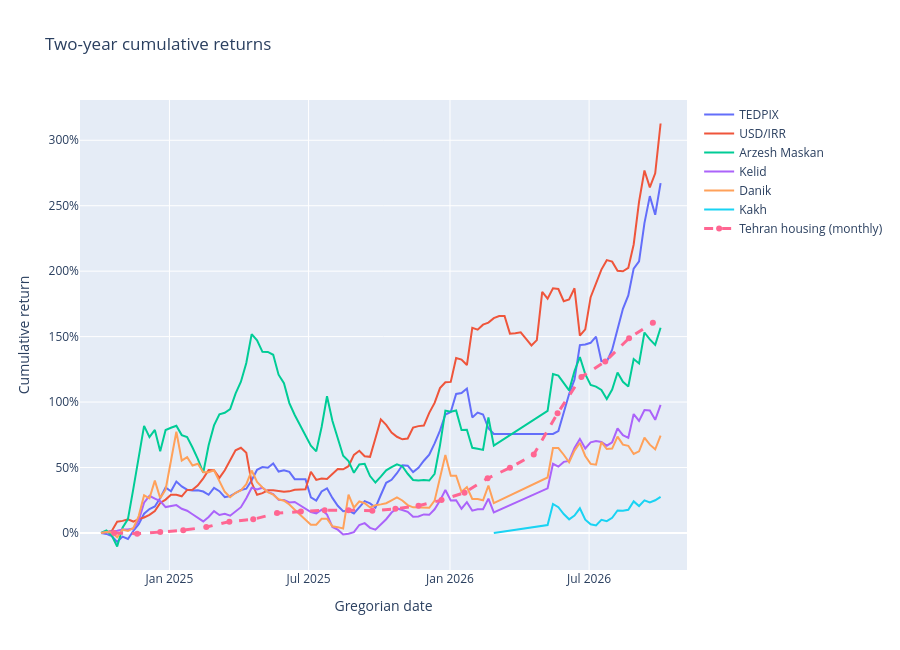

Write notebook code for a chart like this one.
### Markdown cell above
## Two-year cumulative returns

The four REIT lines use custom reinvested traded-close values at observed Friday-ending weeks. Housing remains a separate monthly Kilid listing-price proxy, with no weekly interpolation. Every line starts at zero at its first observation inside the window.

### Code cell
fig = go.Figure()
asset_order = ['TEDPIX', 'USD/IRR'] + fund_order
for name in asset_order:
    sample = cumulative.loc[cumulative.asset == name].sort_values('week_end_gregorian')
    fig.add_trace(go.Scatter(x=sample.week_end_gregorian, y=sample.cumulative_return, name=name, mode='lines', connectgaps=True, customdata=sample[['source_observation_date', 'price_method']].to_numpy(), hovertemplate='%{fullData.name}<br>Week: %{x}<br>Return: %{y:.1%}<br>Observed: %{customdata[0]}<br>Method: %{customdata[1]}<extra></extra>'))
fig.add_trace(go.Scatter(x=housing.observation_date_gregorian, y=housing.cumulative_return, name='Tehran housing (monthly)', mode='lines+markers', line=dict(dash='dash', width=3), hovertemplate='Housing month end: %{x}<br>Return: %{y:.1%}<extra></extra>'))
fig.update_layout(title='Two-year cumulative returns', xaxis_title='Gregorian date', yaxis_title='Cumulative return', yaxis_tickformat='.0%', height=650, hovermode='closest')
fig.show()
